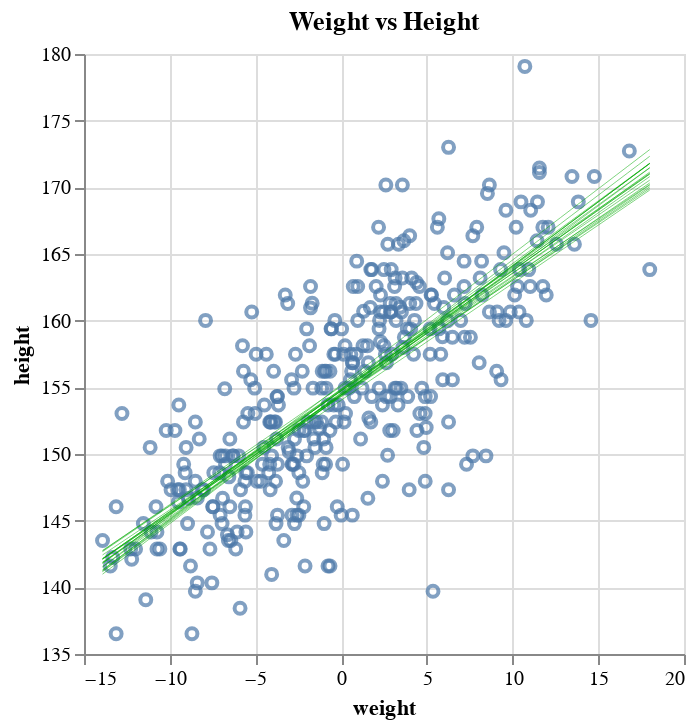

The code cell stored with this chart in its notebook:
### Code cell
weight_grid = np.linspace(weight.min(), weight.max())

lines = []

for i in range(20):
    a = fit["alpha"][0, i]
    b = fit["beta"][0, i]

    line = a + b * weight_grid
    df = pd.DataFrame({"weight": weight_grid, "height": line})

    line = (
        alt.Chart(df)
        .mark_line(color="#00AA00", strokeWidth=0.5, opacity=0.5)
        .encode(
            x="weight",
            y="height",
        )
    )

    lines.append(line)

data_chart + reduce(lambda a, b: a + b, lines)
